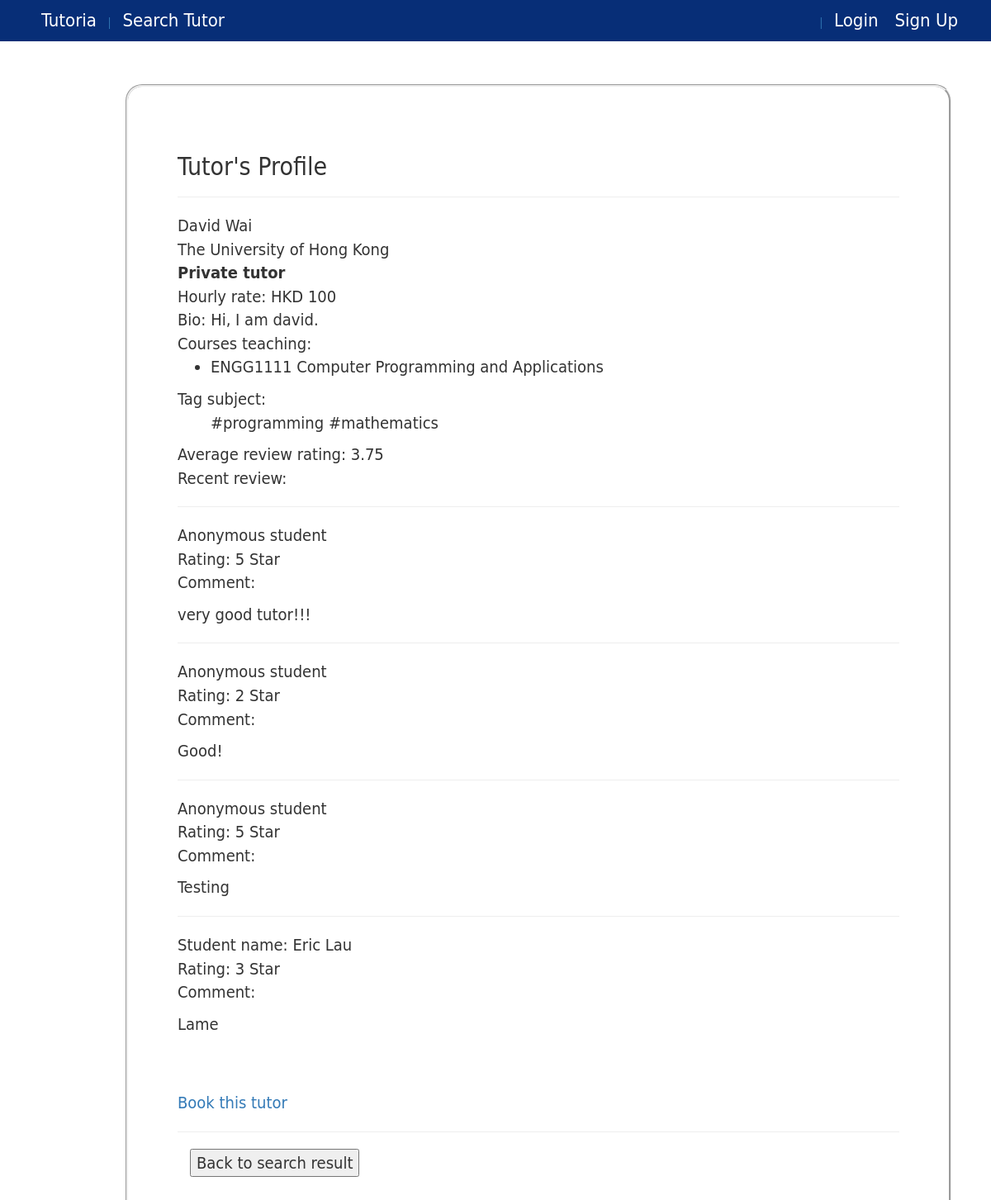
The page /tutorprofile/1 on the database as committed earlier.
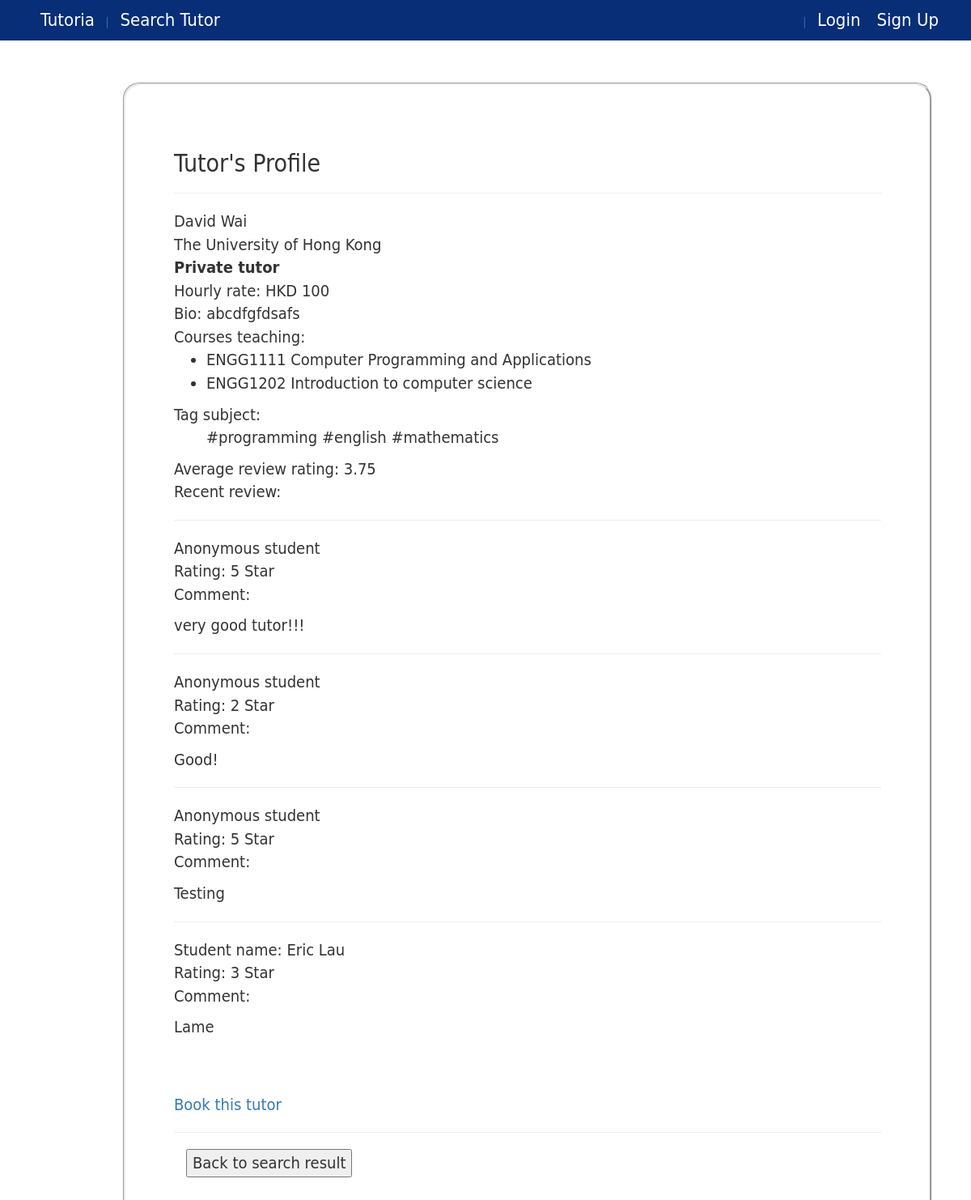
The same page on the database as committed later.
### core/models.py (models this page shows, shortened)
class Tutor(models.Model):
    profile = models.OneToOneField(Profile, on_delete=models.CASCADE)
    tutor_type =  models.ForeignKey(TutorType, blank=True, null=True )
    hourly_rate = models.DecimalField(max_digits=10, decimal_places=2, default=Decimal(0.0))
    tag = models.ManyToManyField(Tag, blank=True)
    university = models.ForeignKey(University, blank=True,null=True)
    course = models.ManyToManyField(Course, blank=True)
    bio = models.CharField(max_length=500, blank=True,null=True)
    @property
    def isPrivateTutor(self):
        return self.tutor_type.tutor_type=="private"
    @property
    def getAverageRating(self):
        if len( Review.objects.filter(tutor=self) )>0:
            return Review.getAverageScore(self)
        else:
            return 999

class Course(models.Model):
    name = models.CharField(max_length=50)
    code = models.CharField(max_length=10)
    university = models.ForeignKey(University)

class Tag(models.Model):
    name = models.CharField(max_length=20)

class Review(models.Model):
    tutor = models.ForeignKey(Tutor, on_delete=models.CASCADE)
    student = models.ForeignKey(Student)
    rating = models.IntegerField()
    date = models.DateTimeField()
    comment = models.CharField(max_length=500, blank=True,null=True)
    isAnonymous = models.BooleanField()
    @staticmethod
    def getAverageScore(tutor):
        sum = 0
        r_list = Review.objects.filter(tutor=tutor)
        for each in r_list:
            sum += each.rating
        return "%.2f"%(sum / len(r_list))

class Student(models.Model):
    profile = models.OneToOneField(Profile, on_delete=models.CASCADE)
    university = models.OneToOneField(University, blank=True,null=True)

class Profile(models.Model):
    user = models.OneToOneField(User, on_delete=models.CASCADE)
    phone = models.CharField(max_length=20)
    user_type =  models.ForeignKey(UserType)
    wallet = models.OneToOneField(Wallet)
    @property
    def getUserFullName(self):
        user=self.user
        fname=""
        if user.first_name != None:
            fname += user.first_name
        if user.first_name != None and user.last_name != None:
            fname += " " + user.last_name
        elif user.last_name != None:
            fname += user.last_name
        return fname

class University(models.Model):
    name = models.CharField(max_length=50)
    abbrev = models.CharField(max_length=10)

### core/views.py (the view)
# urls.py: url(r'^tutorprofile/(?P<tutor_id>[0-9]+)$', views.viewTutorProfile, name='view_tutor_profile'),
def viewTutorProfile(request, tutor_id):
    tutor = get_object_or_404(Tutor, pk=tutor_id)
    reviews = Review.objects.filter(tutor=tutor)
    context= {'tutor':tutor, 'reviews': reviews}
    if len(reviews)<3:
        context['noAverage']=True
    return render(request, 'view_tutor_profile.html', context)

### core/templates/view_tutor_profile.html (shortened to what this page needs)
{% extends 'base.html' %}
{% block content %}
        {% if tutor %}
            <h2>Tutor's Profile</h2>
            <hr/>
            {{tutor.profile.getUserFullName}} <br/>
            {{tutor.university.name}}<br/>
            {% if tutor.isPrivateTutor %}
                <b>Private tutor</b><br/>
                Hourly rate: HKD {{tutor.hourly_rate|floatformat:0}}<br/>
            {% else %}
                <b>Contracted tutor</b><br/>
            {% endif %}
            Bio: {{tutor.bio}}<br/>
            {% if tutor.course %}
                Courses teaching: <br/>
                <ul>
                {% for c in tutor.course.all %}
                    <li>{{c.code}} {{c.name}}</li>
                {% endfor %}
                </ul>
            {% endif %}
            {% if tutor.course %}
                Tag subject: <br/>
                <ul>
                {% for t in tutor.tag.all %}
                    #{{t.name}}
                {% endfor %}
                </ul>
            {% endif %}
            {% if reviews|length > 2 %}
                Average review rating: {{tutor.getAverageRating}}
                <br/>
            {% endif %}
            {% if reviews %}
                Recent review: <br/>
                {% for each in reviews %}
                    <hr/>
                    <p>
                    {% if not each.isAnonymous %}
                        Student name: {{each.student.profile.getUserFullName}}</br>
                    {% else %}
                        Anonymous student</br>
                    {% endif %}
                    {% if not noAverage %}
                        Rating: {{ each.rating }} Star<br/>
                    {% endif %}
                    Comment:
                    <p>{{each.comment}}</p>
                    </p>
                {% endfor %}
            {% endif %}
            <br/><br/>
            <a href="{% url 'book_tutor' tutor.id %}">Book this tutor</a>
        {% else %}
            <hr/>
            <p>Invalid tutor id</p>
        {% endif %}
        <hr/>
        <div class="form-group">
        <div class="col-xs-7">
        <button onclick="window.history.back();" >Back to search result</button>
        </div>
    </div>
{% endblock %}

Rows that differ between the two databases and show on the page:
changed Tutor "David Wai": bio "Hi, I am david." → "abcdfgfdsafs"
now on this page (row unchanged): Course: code "ENGG1202", name "Introduction to computer science"
now on this page (row unchanged): Tag: name "english"
